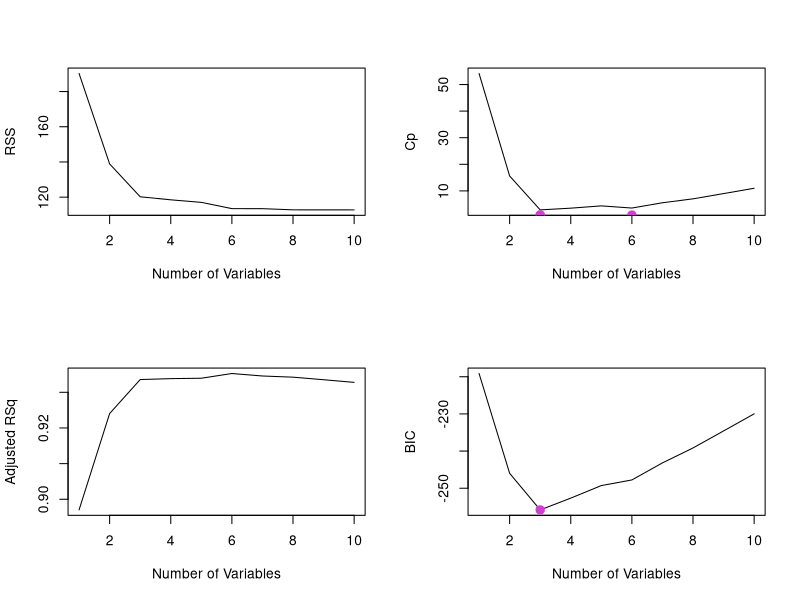

Write R code to recreate this figure. (Note: this script raises an error after producing the figure.)
#mmmmmmmmmmmmmmmmmmmmmmmmmmmmmmmmmmmmmmmmmmmmmmmmmmm
#oooooooooooooooooo Problem B2 ooooooooooooooooooooo
#oooooooooo ISL Section 6.6 Exercise 8 ooooooooooooo
#mmmmmmmmmmmmmmmmmmmmmmmmmmmmmmmmmmmmmmmmmmmmmmmmmmm

# Goal: In this problem, we will generate simulated data, and use this data to perform best subset selection

set.seed(17)

#_________________PART A_______________________
#______________________________________________
# Goal: generate a predictor X of length n = 100, as well as a noise vector ϵ of length n = 100 with rnorm()

#Simulate n = 100 observations, x and e are both with length 100 by rnorm() function
n = 100
x = rnorm(100)
e = rnorm(100)

#_________________PART B_______________________
#______________________________________________
# Goal:  Generate a response vector Y of length n = 100 according to the model Y = β0 + β1X + β2X2 + β3X3 + ϵ,
# where β0, β1, β2, and β3 are constants.

beta =c(2,1,-0.2,0.5)
y = beta[1] + beta[2]*x + beta[3]*x^2 + beta[4]*x^3 + e

#_________________PART C_______________________
#______________________________________________
# Goal: Use the regsubsets() function to perform best subset selection
# What is the best model obtained according to Cp, BIC, and adjusted R^2? 
# Show some plots to provide evidence for your answer, and report the coefficients of the best model obtained. 

# Insert X and Y in a matrix
data_matrix = y
# We have 10 predictors so i in 1:10
# The process involves generating a matrix of data with all possible combinations of predictor variables 
# (up to a maximum of 10), and fitting a linear regression model on each combination. 
# Therefore we should create this matrix
for (i in 1:10){
  data_matrix = cbind(data_matrix, x^i)
}

# Create data frame
generated_data = data.frame(data_matrix)
names(generated_data) = c('y','x1','x2','x3','x4','x5','x6','x7','x8','x9','x10')
# generated_data now contains 'y','x1','x2','x3','x4','x5','x6','x7','x8','x9','x10'

# Performing best subset selection
# Using regsubsets() built-in function from leaps lib in r
library(leaps)
# The response variable y is regressed against all the predictor variables in the data frame 
# '.' is used to indicate "all other columns" 
# The nvmax parameter is set to 10 to specify that up to 10 predictor variables can be used in the model. 
reg_fitted = regsubsets(y~., generated_data, nvmax=10)

#--------------[i]----------------
# What is the best model obtained according to Cp, BIC, and adjusted R2?

# The best models are selected based on three different criteria: 
# the adjusted R^2, the Cp statistic (also known as the Mallows' Cp), and the Bayesian information criterion (BIC).

# The summary includes the adjusted R^2, the Cp statistic, and the BIC for all possible combinations of predictor variables
summary = summary(reg_fitted)
summary

# The index of the model with the highest adjusted R^2 is determined using the which.max() function on the adjr2 component of the summary object.
adjr2 = summary$adjr2
which.max(adjr2)
cp = summary$cp
which.min(cp)
bic = summary$bic
which.min(bic)

# So base on the above results the best models are the third model and the 6th model (Model #3 and Model #6)
# Then we plot the models to visualize

#--------------[ii]----------------
# Provide evidence for the best models wit plotting

# set up a 2x2 grid of plots
layout(matrix(1:4, nrow=2, ncol=2))
# plot RSS
plot(summary$rss, xlab='Number of Variables', ylab='RSS', type='l')
# plot Adjusted R Square
plot(summary$adjr2, xlab='Number of Variables', ylab='Adjusted RSq', type='l')
# plot Cp Mallows
plot(summary$cp, xlab='Number of Variables', ylab='Cp', type='l')

# loop over the three graphs and plot the corresponding points
for (i in c(which.max(summary$adjr2), which.min(summary$cp), which.min(summary$bic))) {
  points(i, summary$adjr2[i], col='#d13ed1', cex=2, pch=20)
}

# plot BIC
plot(summary$bic, xlab='Number of Variables', ylab='BIC', type='l')
points(which.min(summary$bic), summary$bic[which.min(summary$bic)], col='#d13ed1', cex=2, pch=20)

# Report the coefficients of the best model obtained.
cat ("coefficients of model 3", coef(reg_fitted,3))
cat ("coefficients of model 6", coef(reg_fitted,6))

#_________________PART D_______________________
#______________________________________________
# Goal: Repeat (c) using forward stepwise selection and also using backwards stepwise selection. 
# How does your answer compare to the results in (c)?

# Performing forward stepwise selection
forward_reg_fitted =regsubsets(Y~., method="forward", data=generated_data, nvmax=10)

# The summary includes the adjusted R^2, the Cp statistic, and the BIC for all possible combinations of predictor variables
summary = summary(forward_reg_fitted)
summary

# The index of the model with the highest adjusted R^2 is determined using the which.max() function on the adjr2 component of the summary object.
adjr2 = summary$adjr2
which.max(adjr2)
cp = summary$cp
which.min(cp)
bic = summary$bic
which.min(bic)
# So base on the above results the best models are the third model and the 6th model (Model #3 and Model #6)

# Performing backwards stepwise selection
backward_reg_fitted =regsubsets(Y~., method="backward", data=generated_data, nvmax=10)

# The summary includes the adjusted R^2, the Cp statistic, and the BIC for all possible combinations of predictor variables
summary(backward_reg_fitted)
summary

# The index of the model with the highest adjusted R^2 is determined using the which.max() function on the adjr2 component of the summary object.
adjr2 = summary$adjr2
which.max(adjr2)
cp = summary$cp
which.min(cp)
bic = summary$bic
which.min(bic)
# So base on the above results the best models are the third model and the 6th model (Model #3 and Model #6)


#--------------[i]----------------
#Comparing coefficients of 3 used methods for best models #3 and #6 individually

print ("coefficients of model #3 with the best subset selection, forward stepwise selection, backward stepwise selection")
c(coef(reg_fitted,3), coef(forward_reg_fitted,3), coef(backward_reg_fitted,3))

print ("coefficients of model #6 with the best subset selection, forward stepwise selection, backward stepwise selection")
c(coef(reg_fitted,6), coef(forward_reg_fitted,6), coef(backward_reg_fitted,6))
